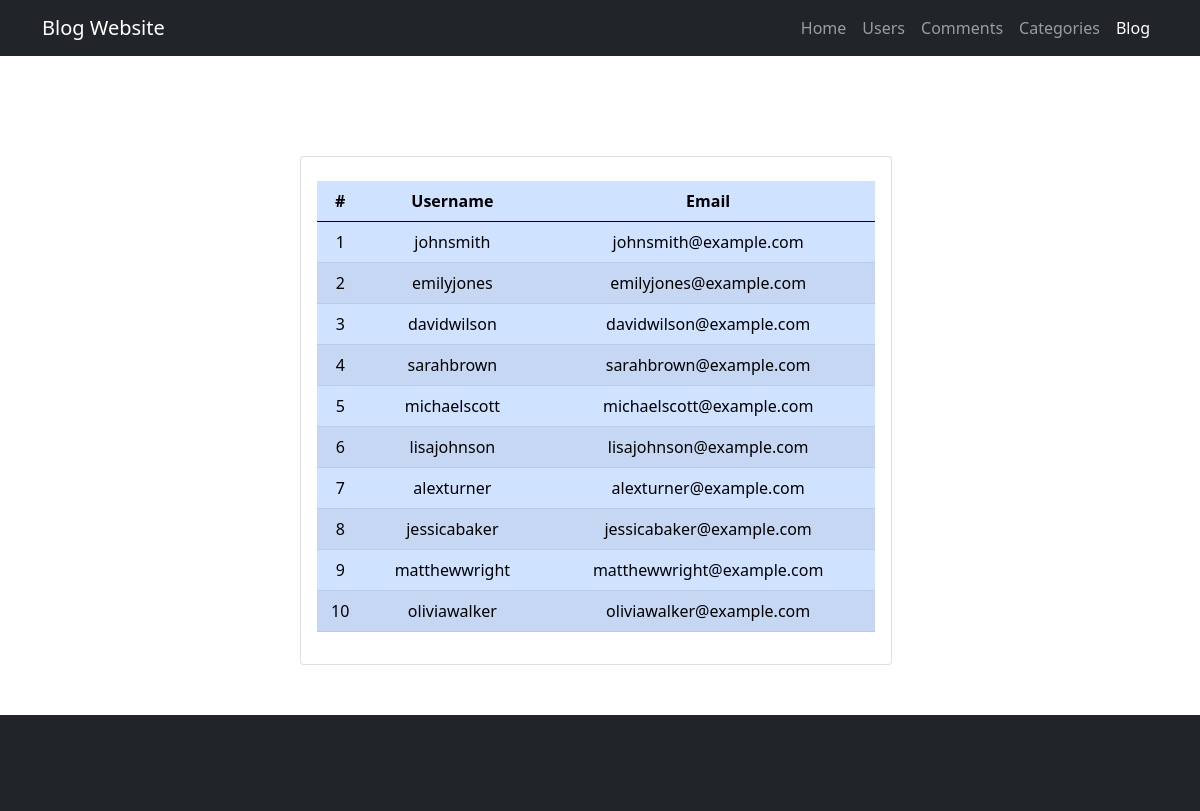
The app's page /usres with its own data.
### blog/models.py (models this page shows)
class CustomUser(AbstractUser):
    id = models.AutoField(primary_key=True)
    username = models.CharField(max_length=150, unique=True)
    email = models.EmailField(unique=True)

### blog/views.py (the view)
# urls.py: path('usres',views.usres , name='usres'),
def usres (request) :
    return render(request ,'users.html' , {'allUser' : CustomUser.objects.all} )

### blog/templates/users.html (shortened to what this page needs)
{% extends "base.html" %}
{% block body %}
    <section class="section" style="
    margin-bottom: 50px;
    padding-top: 100px;
    padding-left: 300px;">
        <div class="row">
          <div class="col-lg-8">
            <div class="card text-center" >
              <div class="card-body">
                <table  class=" table table-striped table-primary table-hover " >
                  <thead>
                    <tr>
                      <th scope="col">#</th>
                      <th scope="col">Username </th>
                      <th scope="col">Email </th>
                    </tr>
                  </thead>
                  <tbody>
    {% for i in allUser %}
    <tr>
    {% if not i.is_superuser %}
    <td name = 'index'>
    </td>
<td>
    {{ i.username }}
</td>
<td>
    {{ i.email }}
</td>
{% endif %}
</tr>
    {% endfor %}
                  </tbody>
                </table>
              </div>
              </div>
              </div>
        </div>
        </section>
{% endblock %}

### blog/templates/base.html (shortened to what this page needs)
{% load static %}
<!DOCTYPE html>
<html lang="en">
    <head>
        <link href="https://cdn.jsdelivr.net/npm/bootstrap@5.0.2/dist/css/bootstrap.min.css" rel="stylesheet">
    </head>
<body >
<header>
 <nav class="navbar navbar-expand-lg navbar-dark bg-dark">
            <div class="container">
                <a class="navbar-brand" href="#!">Blog Website</a>
                <div class="collapse navbar-collapse" id="navbarSupportedContent">
                    <ul class="navbar-nav ms-auto mb-2 mb-lg-0">
                     <li class="nav-item"><a class="nav-link" href="{% url 'home' %}">Home</a></li>
                        <li class="nav-item"><a class="nav-link" href="{% url 'usres' %}">Users</a></li>
                        <li class="nav-item"><a class="nav-link" href="{% url 'comments' %}">Comments</a></li>
                        <li class="nav-item"><a class="nav-link" href="{% url 'categories' %}">Categories</a></li>
                        <li class="nav-item"><a class="nav-link active" aria-current="page" href="{% url 'blogs' %}">Blog</a></li>
                      </ul>
                </div>
            </div>
        </nav>
</header>
{% block body %}
  {% endblock %}
<footer class="py-5 bg-dark">
</footer>
</body>
</html>

### records on screen
CustomUser: username "johnsmith", email "johnsmith@example.com"
CustomUser: username "emilyjones", email "emilyjones@example.com"
CustomUser: username "davidwilson", email "davidwilson@example.com"
CustomUser: username "sarahbrown", email "sarahbrown@example.com"
CustomUser: username "michaelscott", email "michaelscott@example.com"
CustomUser: username "lisajohnson", email "lisajohnson@example.com"
CustomUser: username "alexturner", email "alexturner@example.com"
CustomUser: username "jessicabaker", email "jessicabaker@example.com"
CustomUser: username "matthewwright", email "matthewwright@example.com"
CustomUser: username "oliviawalker", email "oliviawalker@example.com"
